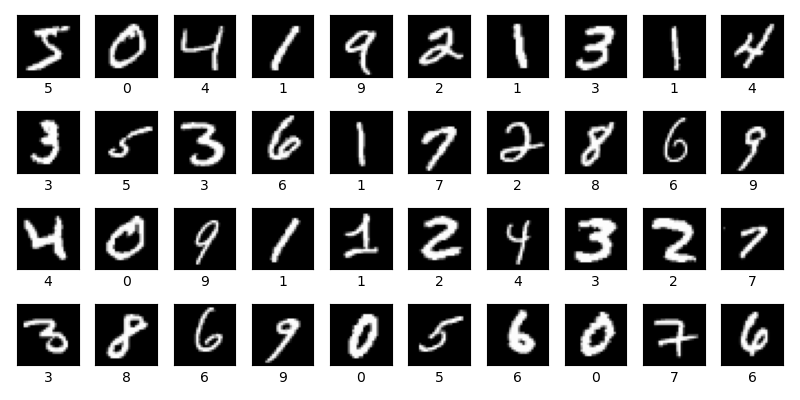

Write Python code to recreate this figure.
"""c15_12.py"""

# pylint: disable=unsubscriptable-object

import matplotlib.pyplot as plt

# --- keras 3.X
from keras import datasets

# --- keras 2.X
# import tensorflow as tf
# datasets = tf.keras.datasets

(x_train, y_train), (x_test, y_test) = datasets.mnist.load_data()

W = 8
H = 4
FC = 10
FR = 4
fig = plt.figure(figsize=(W, H))
for i in range(0, FC * FR):
    img = x_train[i].reshape(28, 28)
    fig.add_subplot(FR, FC, i + 1)
    plt.imshow(img, cmap='gray')
    plt.xticks([])
    plt.yticks([])
    plt.xlabel(y_train[i])
    plt.tight_layout()
# plt.show()
plt.savefig("c15_12.png")
